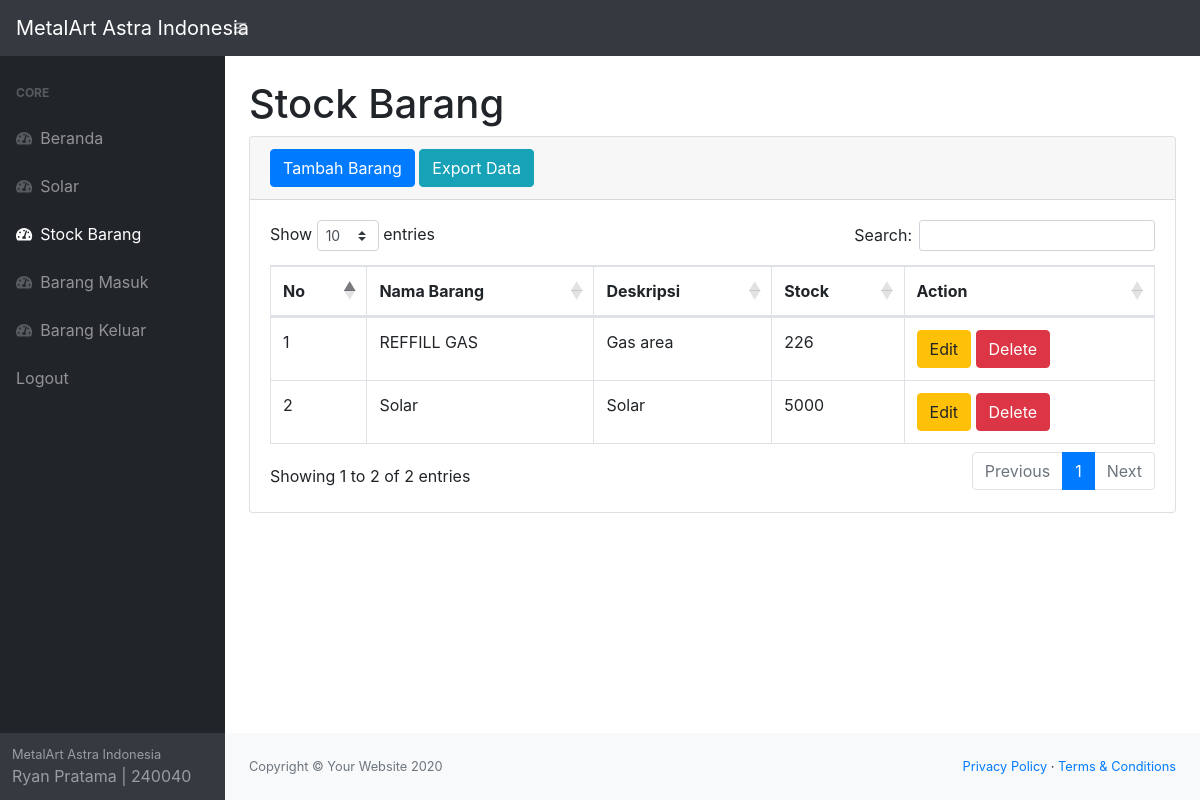
The page /stock.php (signed in) on the database its author committed.
### tables this page shows
CREATE TABLE `stock` (
  `idbarang` int(11) NOT NULL,
  `namabarang` varchar(50) NOT NULL,
  `deskripsi` varchar(50) NOT NULL,
  `stock` int(11) NOT NULL
);

### stock.php (the view, shortened to what this page needs)
<?php
require 'function.php';
?>
<!DOCTYPE html>
<html lang="en">
    <head>
        <link href="css/styles.css" rel="stylesheet" />
        <link href="https://cdn.datatables.net/1.10.20/css/dataTables.bootstrap4.min.css" rel="stylesheet" />
    </head>
    <body class="sb-nav-fixed">
        <nav class="sb-topnav navbar navbar-expand navbar-dark bg-dark">
            <a class="navbar-brand" href="index.php">MetalArt Astra Indonesia</a>
            <button class="btn btn-link btn-sm order-1 order-lg-0" id="sidebarToggle" href="#"><i class="fas fa-bars"></i></button>
        </nav>
        <div id="layoutSidenav">
            <div id="layoutSidenav_nav">
                <nav class="sb-sidenav accordion sb-sidenav-dark" id="sidenavAccordion">
                    <div class="sb-sidenav-menu">
                    <div class="nav">
                            <div class="sb-sidenav-menu-heading">Core</div>
                            <a class="nav-link" href="index.php">
                                <div class="sb-nav-link-icon"><i class="fas fa-tachometer-alt"></i></div>
                                Beranda
                            </a>
                            <a class="nav-link" href="solar.php">
                                <div class="sb-nav-link-icon"><i class="fas fa-tachometer-alt"></i></div>
                                Solar
                            </a>
                            <a class="nav-link" href="stock.php">
                                <div class="sb-nav-link-icon"><i class="fas fa-tachometer-alt"></i></div>
                                Stock Barang
                            </a>
                            <a class="nav-link" href="masuk.php">
                                <div class="sb-nav-link-icon"><i class="fas fa-tachometer-alt"></i></div>
                                Barang Masuk
                            <a class="nav-link" href="keluar.php">
                                <div class="sb-nav-link-icon"><i class="fas fa-tachometer-alt"></i></div>
                                Barang Keluar
                            </a>
                            <a class="nav-link" href="logout.php">
                                Logout
                            </a>
                        </div>
                    </div>
                    <div class="sb-sidenav-footer">
                        <div class="small">MetalArt Astra Indonesia</div>
                        Ryan Pratama | 240040
                    </div>
                </nav>
            </div>
            <div id="layoutSidenav_content">
                <main>
                    <div class="container-fluid">
                        <h1 class="mt-4">Stock Barang</h1>
                        <div class="card mb-4">
                            <div class="card-header">
                                    <button type="button" class="btn btn-primary" data-toggle="modal" data-target="#myModal">
                                        Tambah Barang
                                    </button>
                                    <a href="export.php" class="btn btn-info">Export Data</a>
                            </div>
                            <div class="card-body">
                                <div class="table-responsive">
                                    <table class="table table-bordered" id="dataTable" width="100%" cellspacing="0">
                                         <thead>
                                            <tr>
                                                <th>No</th>
                                                <th>Nama Barang</th>
                                                <th>Deskripsi</th>
                                                <th>Stock</th>
                                                <th>Action</th>
                                            </tr>
                                        </thead>
                                        <tbody>
                                            <?php
                                            $ambilsemuadatastock = mysqli_query($conn,'select * from stock');
                                            $i = 1;
                                            while($data=mysqli_fetch_array($ambilsemuadatastock)){
                                                $namabarang = $data['namabarang'];
                                                $deskripsi = $data['deskripsi'];
                                                $stock = $data['stock'];
                                                $idb = $data['idbarang'];
                                            ?>
                                            <tr>
                                                <td><?=$i++;?></td>
                                                <td><?=$namabarang;?></td>
                                                <td><?=$deskripsi;?></td>
                                                <td><?=$stock;?></td>
                                                <td>
                                                <button type="button" class="btn btn-warning" data-toggle="modal" data-target="#edit<?=$idb;?>">
                                                    Edit
                                                </button>
                                                <button type="button" class="btn btn-danger" data-toggle="modal" data-target="#delete<?=$idb;?>">
                                                    Delete
                                                </button>
                                                </td>
                                            </tr>
                                            </div>
                                            <?php
                                            };
                                            ?>
                                </div>
                            </div>
                        </div>
                    </div>
                <footer class="py-4 bg-light mt-auto">
                    <div class="container-fluid">
                        <div class="d-flex align-items-center justify-content-between small">
                            <div class="text-muted">Copyright &copy; Your Website 2020</div>
                            <div>
                                <a href="#">Privacy Policy</a>
                                &middot;
                                <a href="#">Terms &amp; Conditions</a>
                            </div>
                        </div>
                    </div>
                </footer>
    </body>
</html>

### rows shown on the page
stock: namabarang "REFFILL GAS", deskripsi "Gas area", stock "226"
stock: namabarang "Solar", deskripsi "Solar", stock "5000"
